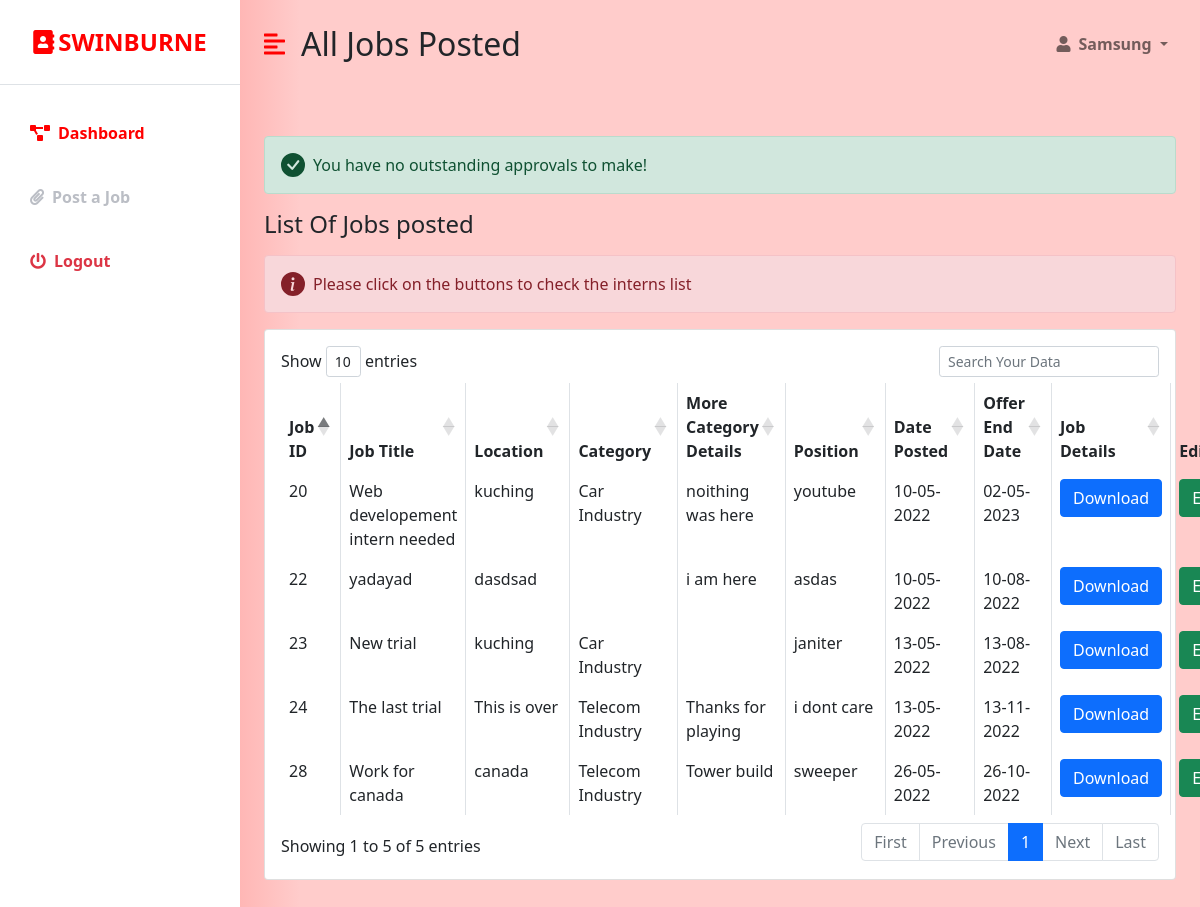
/in_joblist.php (signed in), run on an earlier commit of the app's database.
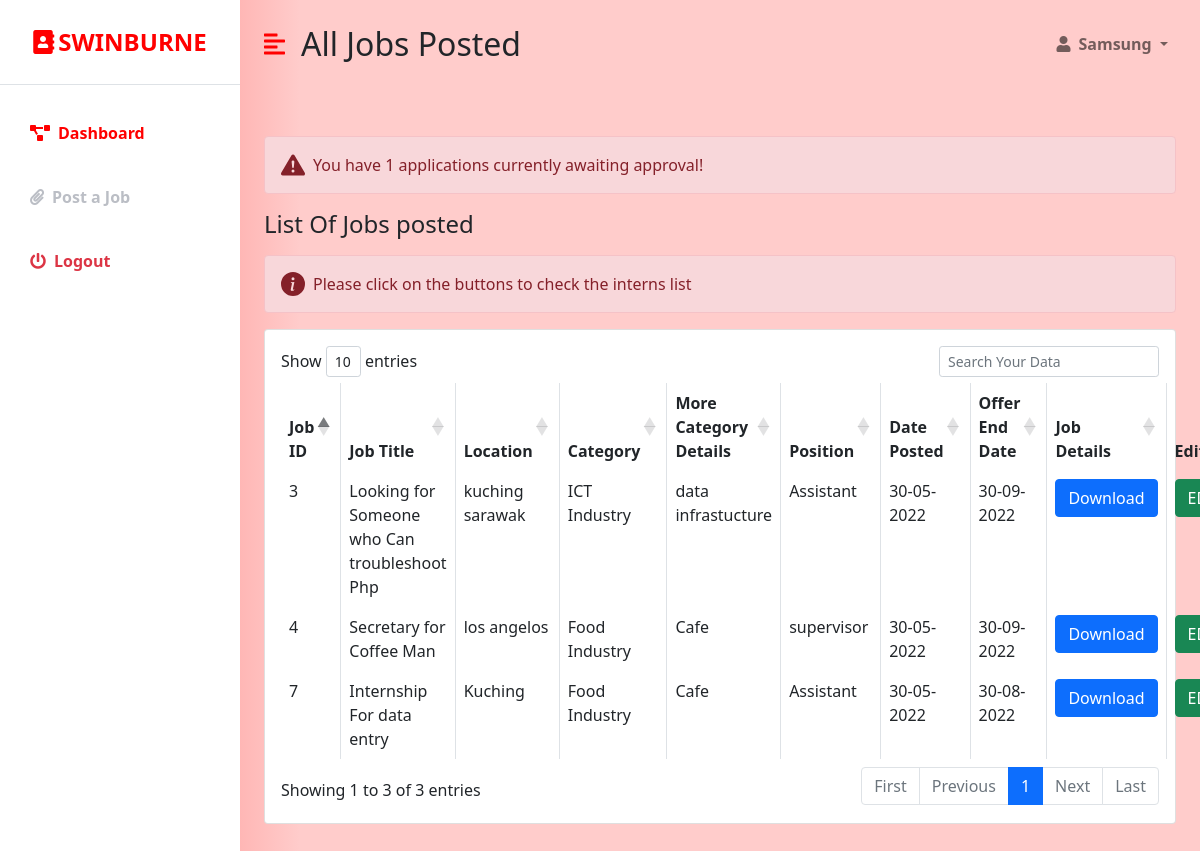
And on a later commit of the database.
### tables this page shows
CREATE TABLE `jobs` (
  `Job_ID` int(11) NOT NULL,
  `Job_Title` varchar(255) NOT NULL,
  `Location` varchar(255) NOT NULL,
  `Qualification` varchar(255) NOT NULL,
  `Category` varchar(255) NOT NULL,
  `Position` varchar(255) NOT NULL,
  `Vacancy` varchar(255) NOT NULL,
  `REGIS_NO` int(20) NOT NULL,
  `Date_Posted` date DEFAULT NULL,
  `Date_End` date DEFAULT NULL,
  `Extra_Details` varchar(255) DEFAULT NULL
);

### in_joblist.php (the view, shortened to what this page needs)
<?php
if (isset($_SESSION['company_id']) && isset($_SESSION['user_email'])) {
    $id = $_SESSION['company_id'];
?>
<!DOCTYPE html>
<html lang="en">
<head>
    <link href="https://cdn.jsdelivr.net/npm/bootstrap@5.0.0-beta3/dist/css/bootstrap.min.css" rel="stylesheet" />
    <link rel="stylesheet" href="https://cdnjs.cloudflare.com/ajax/libs/font-awesome/5.15.3/css/all.min.css" />
    <link rel="stylesheet" href="styles.css" />
    <link rel="stylesheet" href="https://cdn.datatables.net/1.10.18/css/dataTables.bootstrap4.min.css">
</head>
<body>
       <?php
                                 $conn = new mysqli('localhost', 'root', '', 'ims');
                                 $sql = "SELECT * FROM `jobs` WHERE REGIS_NO = $id";
                                $result = $conn->query($sql);
                        ?>
    <div class="d-flex" id="wrapper">
        <div class="bg-white" id="sidebar-wrapper">
            <div class="sidebar-heading text-center py-4 primary-text fs-4 fw-bold text-uppercase border-bottom"><i
                    class="fas fa-address-book me-1"></i>Swinburne</div>
            <div class="list-group list-group-flush my-3">
                  <a href="in_joblist.php" class="list-group-item list-group-item-action bg-transparent second-text active"><i
                        class="fas fa-project-diagram me-2"></i>Dashboard</a>
                <a href="Jobs.php" class="list-group-item list-group-item-action bg-transparent second-text fw-bold"><i
                        class="fas fa-paperclip me-2"></i>Post a Job</a>
                <a href="student_logout.php" class="list-group-item list-group-item-action bg-transparent text-danger fw-bold"><i
                        class="fas fa-power-off me-2"></i>Logout</a>
            </div>
        </div>
        <div id="page-content-wrapper">
            <nav class="navbar navbar-expand-lg navbar-light bg-transparent py-4 px-4">
                <div class="d-flex align-items-center">
                    <i class="fas fa-align-left primary-text fs-4 me-3" id="menu-toggle"></i>
                    <h2 class="fs-2 m-0">All Jobs Posted</h2>
                </div>
                <div class="collapse navbar-collapse" id="navbarSupportedContent">
                    <ul class="navbar-nav ms-auto mb-2 mb-lg-0">
                        <li class="nav-item dropdown">
                            <a class="nav-link dropdown-toggle second-text fw-bold" href="#" id="navbarDropdown"
                                role="button" data-bs-toggle="dropdown" aria-expanded="false">
                                <i class="fas fa-user me-2"></i><?=$_SESSION['user_full_name']?>
                            </a>
                        </li>
                    </ul>
                </div>
            </nav>
            <div class="container-fluid px-4">
                <div class="row my-5">
                    <?php
                    $connection = mysqli_connect("localhost","root","");
                    $queryalert = "SELECT * from applicants inner join jobs on applicants.Job_ID = jobs.Job_ID where jobs.REGIS_NO = '$id' and applicants.confirmation is null" ;
                    $queryalert_run = mysqli_query($connection, $queryalert);
                    if($stud_alert = mysqli_num_rows($queryalert_run))
                        {
                            echo '
                            <div class="col">
                                <svg xmlns="http://www.w3.org/2000/svg" style="display: none;">
                                 <symbol id="exclamation-triangle-fill" fill="currentColor" viewBox="0 0 16 16">
                                    <path d="M8.982 1.566a1.13 1.13 0 0 0-1.96 0L.165 13.233c-.457.778.091 1.767.98 1.767h13.713c.889 0 1.438-.99.98-1.767L8.982 1.566zM8 5c.535 0 .954.462.9.995l-.35 3.507a.552.552 0 0 1-1.1 0L7.1 5.995A.905.905 0 0 1 8 5zm.002 6a1 1 0 1 1 0 2 1 1 0 0 1 0-2z"/>
                                  </symbol>
                                </svg>
                                <div class="alert alert-danger d-flex align-items-center" role="alert">
                                  <svg class="bi flex-shrink-0 me-2" width="24" height="24" role="img" aria-label="Danger:"><use xlink:href="#exclamation-triangle-fill"/></svg>
                                  <div>
                                    You have '.$stud_alert.' applications currently awaiting approval!
                                  </div>
                                </div>
                             </div>
                            ';
                        }
                    else
                        {
                            echo '
                            <div class="col">
                                <svg xmlns="http://www.w3.org/2000/svg" style="display: none;">
                                  <symbol id="check-circle-fill" fill="currentColor" viewBox="0 0 16 16">
                                    <path d="M16 8A8 8 0 1 1 0 8a8 8 0 0 1 16 0zm-3.97-3.03a.75.75 0 0 0-1.08.022L7.477 9.417 5.384 7.323a.75.75 0 0 0-1.06 1.06L6.97 11.03a.75.75 0 0 0 1.079-.02l3.992-4.99a.75.75 0 0 0-.01-1.05z"/>
                                  </symbol>
                                  </svg>
                                <div class="alert alert-success d-flex align-items-center" role="alert">
                                  <svg class="bi flex-shrink-0 me-2" width="24" height="24" role="img" aria-label="Success:"><use xlink:href="#check-circle-fill"/></svg>
                                  <div>
                                    You have no outstanding approvals to make!
                                      </div>
                                    </div>
                            </div>
                            ';
                        }
                    ?>
                    <h3 class="fs-4 mb-3">List Of Jobs posted</h3>
                    <div class="col">
                                                <div class="alert alert-danger d-flex align-items-center" role="alert">
                                                  <svg class="bi flex-shrink-0 me-2" width="24" height="24" role="img" aria-label="Info:"><use xlink:href="#info-fill"/></svg>
                                                  <div>
                                                    Please click on the buttons to check the interns list
                                                  </div>
                                                </div>
                    <div class="card">
                        <div class="card-body">
                        <form method="POST">
                            <table id="datatableid" class="table table-bordered">
                             <thead>
                                <tr>
                                 <th scope="col">Job ID</th>
                                 <th scope="col">Job Title</th>
                                 <th scope="col">Location</th>
                                 <th scope="col">Category</th>
                                 <th scope="col">More Category Details</th>
                                 <th scope="col">Position</th>
                                 <th scope="col">Date Posted</th>
                                 <th scope="col">Offer End Date</th>
                                 <th scope="col">Job Details</th>
                                 <th scope="col">Edit</th>
                              </tr>
                            </thead>
                            <tbody>
                              <?php while( $row = $result->fetch_object() ): ?>
                              <tr>
                                <?php $Jid = $row->Job_ID;
                                $sdate = date("d-m-Y", strtotime($row -> Date_Posted));
                                $edate = date("d-m-Y", strtotime($row -> Date_End));
                                ?>
                                 <td> <?php echo $row->Job_ID?></td>
                                 <td> <?php echo $row->Job_Title?></td>
                                 <td><?php echo $row->Location?></td>
                                 <td><?php echo $row->Category?></td>
                                 <td><?php echo $row->Extra_Details?></td>
                                 <td><?php echo $row->Position?></td>
                                 <td><?php echo $sdate?></td>
                                 <td><?php echo $edate?></td>
                                 <td><?php echo "<a href='jobs/profile".$row -> REGIS_NO.".pdf' download><div class='text-center'><button type='button' class='btn btn-primary'>Download</button></div></a>"?></td>
                                 <td>
                                 <button type="button" class="btn btn-success editbtn"> EDIT </button>
                                 </td>
                              </tr>
                              <?php endwhile; ?>
                          </tbody>
                        </table>
                        </form>
                    </div>
                </div>
            </div>
        </div>
    </div>
    </div>
</body>
</html>
<?php
}else {
   header("Location:  industry_login.php");
}
 ?>

### styles.css (style rules this page uses)
:root { --main-bg-color: #ffcccb; --main-text-color: #ff0000; --second-text-color: #bbbec5; --second-bg-color: #ffcccb }
.primary-text { color: var(--main-text-color); }
.second-text { color: var(--second-text-color); }
#wrapper { overflow-x: hidden; background-image: linear-gradient( to right, #ff615d, #ffcccb, #ffcccb, #ffcccb, #ffcccb ); }
#sidebar-wrapper { min-height: 100vh; margin-left: -15rem; -webkit-transition: margin 0.25s ease-out; -moz-transition: margin 0.25s ease-out; -o-transition: margin 0.25s ease-out; transition: margin 0.25s ease-out; }
#sidebar-wrapper .sidebar-heading { padding: 0.875rem 1.25rem; font-size: 1.2rem; }
#sidebar-wrapper .list-group { width: 15rem; }
#page-content-wrapper { min-width: 100vw; }
#menu-toggle { cursor: pointer; }
.list-group-item { border: none; padding: 20px 30px; }
.list-group-item.active { background-color: transparent; color: var(--main-text-color); font-weight: bold; border: none; }
@media (min-width: 768px) { #sidebar-wrapper { margin-left: 0; } }
@media (min-width: 768px) { #page-content-wrapper { min-width: 0; width: 100%; } }

What changed in the data, as far as the page shows it:
removed jobs: Job_ID "20", Job_Title "Web developement intern needed", Location "kuching", Category "Car Industry", Extra_Details "noithing was here", Position "youtube", Date_Posted "10-05-2022", Date_End "02-05-2023"
removed jobs: Job_ID "22", Job_Title "yadayad", Location "dasdsad", Extra_Details "i am here", Position "asdas", Date_Posted "10-05-2022", Date_End "10-08-2022"
removed jobs: Job_ID "23", Job_Title "New trial", Location "kuching", Category "Car Industry", Position "janiter", Date_Posted "13-05-2022", Date_End "13-08-2022"
removed jobs: Job_ID "24", Job_Title "The last trial", Location "This is over", Category "Telecom Industry", Extra_Details "Thanks for playing", Position "i dont care", Date_Posted "13-05-2022", Date_End "13-11-2022"
removed jobs: Job_ID "28", Job_Title "Work for canada", Location "canada", Category "Telecom Industry", Extra_Details "Tower build", Position "sweeper", Date_Posted "26-05-2022", Date_End "26-10-2022"
added jobs: Job_ID "3", Job_Title "Looking for Someone who Can troubleshoot Php", Location "kuching sarawak", Category "ICT Industry", Extra_Details "data infrastucture", Position "Assistant", Date_Posted "30-05-2022", Date_End "30-09-2022"
added jobs: Job_ID "4", Job_Title "Secretary for Coffee Man", Location "los angelos", Category "Food Industry", Extra_Details "Cafe", Position "supervisor", Date_Posted "30-05-2022", Date_End "30-09-2022"
added jobs: Job_ID "7", Job_Title "Internship For data entry", Location "Kuching", Category "Food Industry", Extra_Details "Cafe", Position "Assistant", Date_Posted "30-05-2022", Date_End "30-08-2022"
Also different on the page:
$stud_alert: (not shown) → "1"
text written by a page script: "Show entries Showing 1 to 5 of 5 entries First Previous 1 Next Last" → "Show entries Showing 1 to 3 of 3 entries First Previous 1 Next Last"
text no longer shown: "You have no outstanding approvals to make!"
text now shown: "You have applications currently awaiting approval!"
